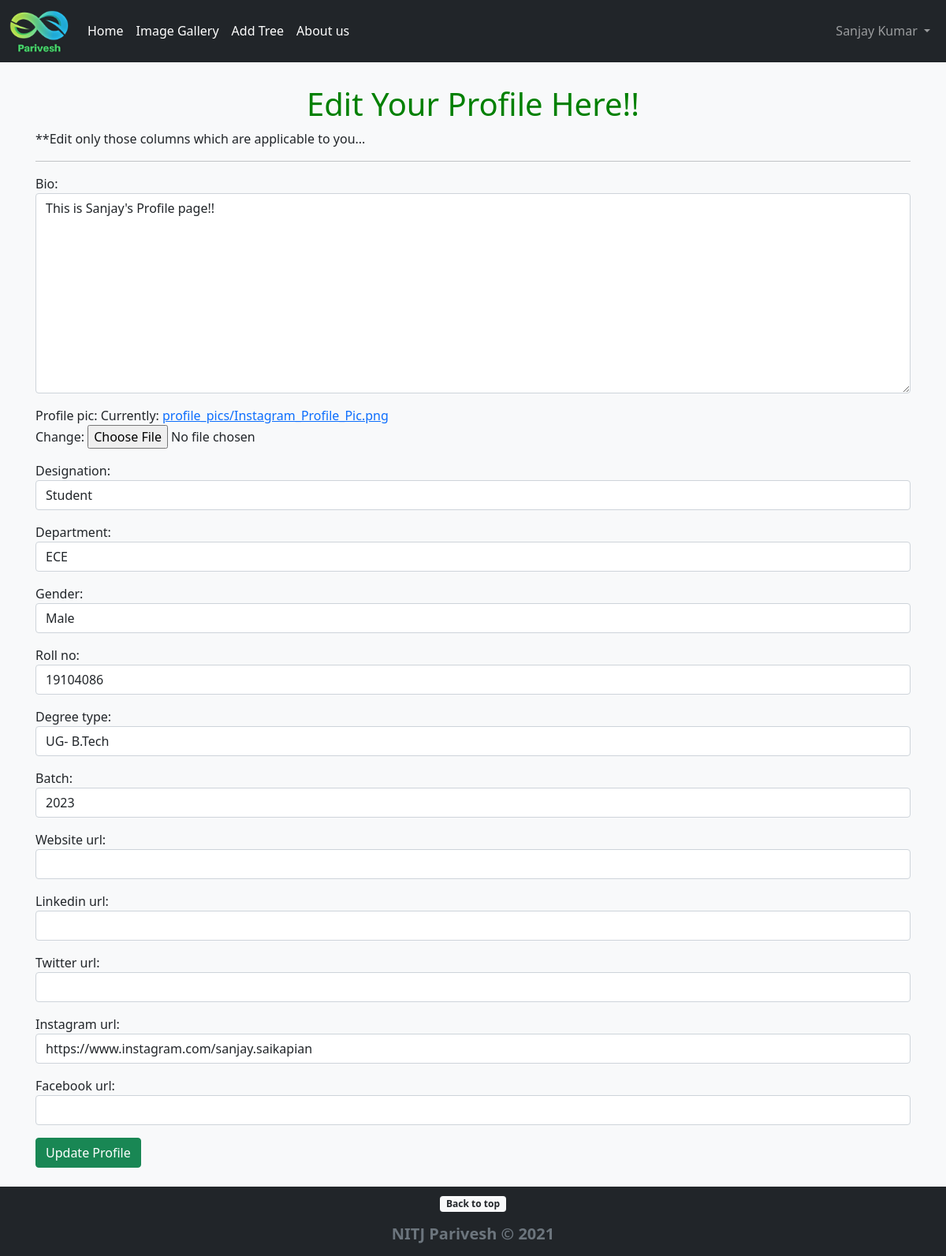
Screenshot of /Members/3/edit-profile-page (signed in) with the database file from the repository.
### PariveshApp/models.py (models this page shows, shortened)
class Profile(models.Model):
    user = models.OneToOneField(User, null=True, on_delete=models.CASCADE)
    bio = models.TextField()
    profile_pic = models.ImageField(default='default_profile_pic.jpg', upload_to="profile_pics")
    designation = models.CharField(max_length=255)
    department = models.CharField(max_length=255)
    gender = models.CharField(max_length=255)
    roll_no = models.CharField(max_length=255,null=True,blank=True)
    degree_type = models.CharField(max_length=255,null=True,blank=True)
    batch = models.CharField(max_length=255,null=True,blank=True)
    website_url = models.URLField(null=True, blank=True)
    facebook_url = models.URLField(null=True, blank=True)
    instagram_url = models.URLField(null=True, blank=True)
    linkedin_url = models.URLField(null=True, blank=True)
    twitter_url = models.URLField(null=True, blank=True)

### Members/views.py (the view)
# urls.py: path('<int:pk>/edit-profile-page',EditProfilePageView.as_view(), name="edit-profile-page"),
class EditProfilePageView(generic.UpdateView):
    model = Profile
    form_class = EditProfilePageForm
    template_name = 'registration/edit_profile_page.html'
    success_url = reverse_lazy('home')

### Members/templates/registration/edit_profile_page.html (shortened to what this page needs)
{% extends 'base.html' %}
{% block content %}
<div class="container">
    {% if user.is_authenticated %}
    {% if user.id == profile.user.id %}
        <h1 class="mt-5 text-center" style="color: green;">Edit Your Profile Here!!</h1>
        <p>**Edit only those columns which are applicable to you...</p>
        <hr/>
        <div class="form-group">
            <form method="POST" enctype="multipart/form-data">
                {{ form.as_p }}
                <button class="btn btn-success">Update Profile</button>
            </form>
        </div>
        <br/>
    {% else %}
        <h1 class="mt-5">Sorry :(</h1>
        <hr/>
        <h5>You're not allowed to edit others's profile page!</h5>
    {% endif %}
    {% else %}
        <h1 class="mt-5">Sorry :(</h1>
        <hr/>
        <h5>You're not logged-in to access this page!</h5>
    {% endif %}
</div>
{% endblock %}

### PariveshApp/templates/base.html (shortened to what this page needs)
<!doctype html>
<html lang="en" class="h-100">
{% load static %}
  <head>
<link rel="stylesheet" href="{% static 'css/bootstrap.min.css' %}">
    <link href="{% static 'css/sticky-footer-navbar.css' %}" rel="stylesheet">
    <link href="{% static 'css/headers.css' %}" rel="stylesheet">
  </head>
  <body class="d-flex flex-column h-100 bg-light">
  <header class="bg-dark text-white">
    <nav class="navbar navbar-expand-md navbar-dark fixed-top bg-dark">
      <div class="d-flex flex-wrap align-items-center justify-content-center justify-content-lg-start container-fluid">
          <a class="navbar-brand" href="/" style="font-weight: bold; color:greenyellow">
            <img src="{% static 'parivesh_icon.png' %}" alt="Parivesh Icon" width="75" class="d-inline-block align-text-center">
          </a>
          {% if user.is_authenticated %}
          <div class="collapse navbar-collapse" id="navbarSupportedContent">
            <ul class="nav col-12 col-lg-auto me-lg-auto mb-2 justify-content-center mb-md-0">
              <li class="nav-item">
                <a class="nav-link px-2 text-white" href="/">Home</a>
              </li>
              <li class="nav-item">
                <a class="nav-link px-2 text-white" href="{% url 'gallery' %}">Image Gallery</a>
              </li>
              <li class="nav-item">
                <a class="nav-link px-2 text-white" href="{% url 'add-plant' %}">Add Tree</a>
              </li>
              <li class="nav-item">
                <a class="nav-link px-2 text-white" href="{% url 'about-us' %}">About us</a>
              </li>
          </ul>
              <div class="text-end">
                <ul class="navbar-nav ml-auto">
                  <li class="nav-item dropdown">
                    <a class="nav-link dropdown-toggle" href="#" id="navbarDropdown" role="button" data-bs-toggle="dropdown" aria-expanded="false">
                      {{user.first_name}} {{user.last_name}}
                    </a>
                  </li>
                </ul>
              </div>
            </div>
            {% endif %}
    </nav>
  </header>
<main class="flex-shrink-0">
  {% block content %}
  {% endblock %}
</main>
<footer class="footer mt-auto py-2 bg-dark">
  <div class="container text-center">
    <p><a href="#"><span class="badge bg-light text-dark">Back to top</span></a></p>
    <span class="text-muted">
      <h5><strong>NITJ Parivesh &copy; 2021</strong></h5>
    </span>
  </div>
</footer>
  </body>
</html>

### PariveshApp/static/css/sticky-footer-navbar.css (style rules this page uses)
main > .container { padding: 60px 15px 0; }

### PariveshApp/static/css/headers.css (style rules this page uses)
.dropdown-toggle { outline: 0; }

### rows the page displays
Profile: bio "This is Sanjay's Profile page!!", designation "Student", department "ECE", gender "Male", roll_no "19104086", degree_type "UG- B.Tech", batch "2023", instagram_url "https://www.instagram.com/sanjay.saikapian"

### other values shown
{{ user.first_name }} "Sanjay"
{{ user.last_name }} "Kumar"
